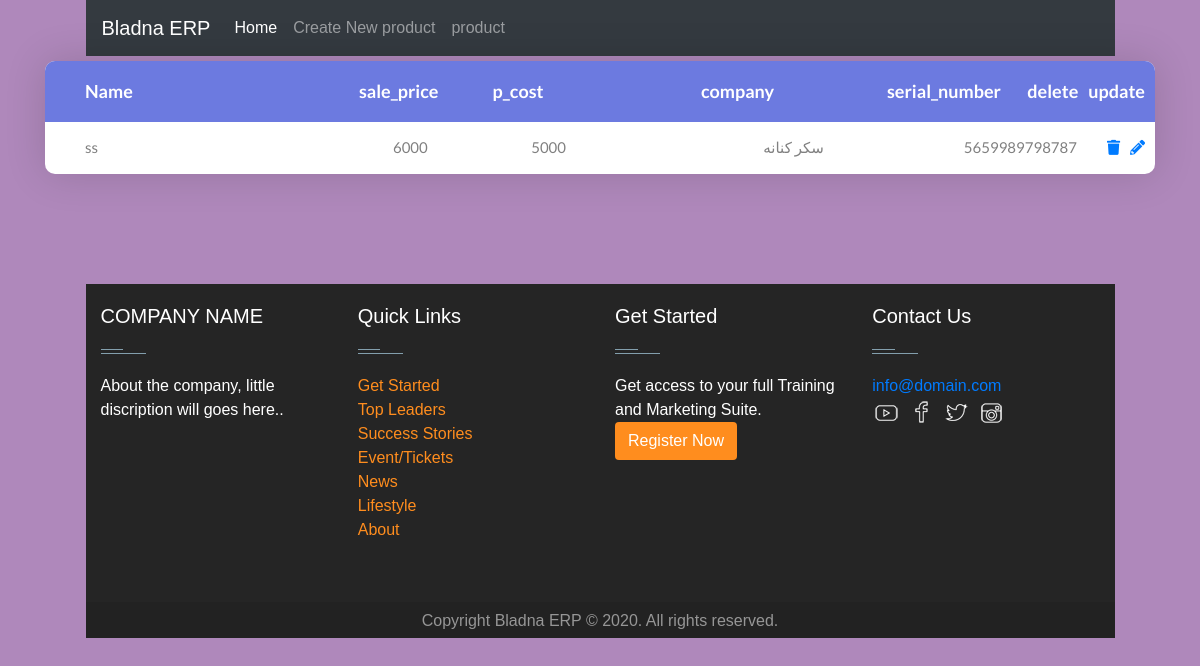
Before: /Product/2/ with the older database file.
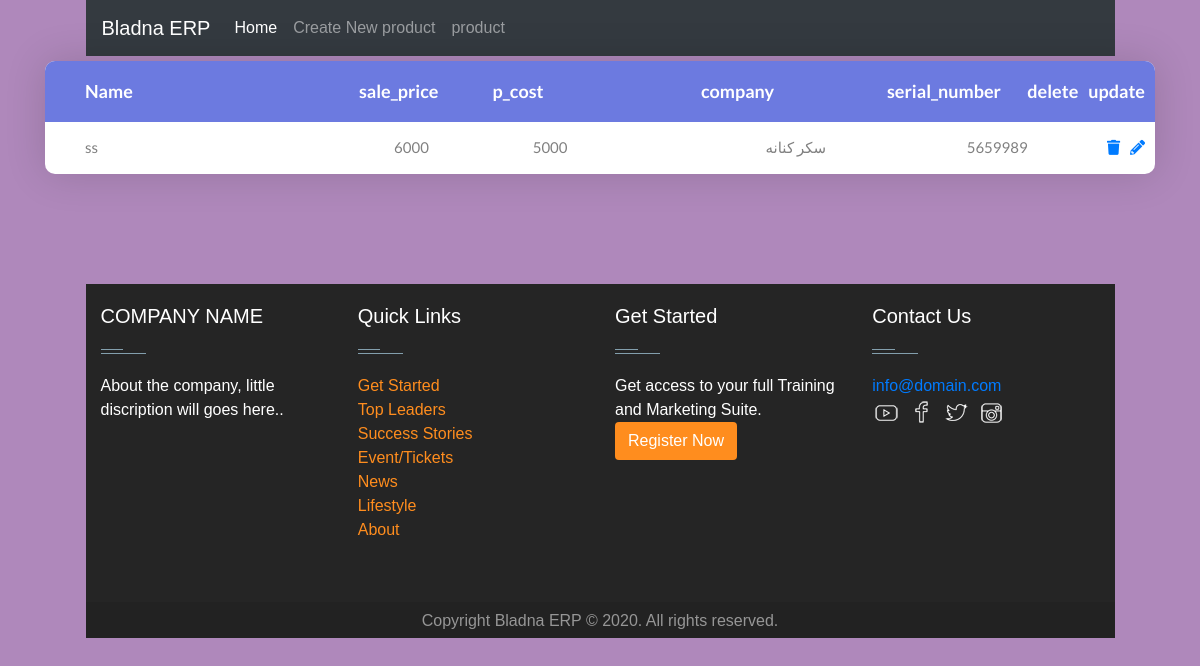
After: the same page with the newer database file.
### Products/models.py (models this page shows, shortened)
class Product(models.Model):
    name = models.CharField("Product Name", max_length=50)
    p_type = models.CharField("Product Type", max_length=50)
    sale_price = models.IntegerField("Sale price")
    p_cost     = models.IntegerField("Product cost")
    serial_number = models.CharField("serial number", max_length=50)
    company       = models.CharField("company production", max_length=50)
    product_created = models.DateField("date create", auto_now=False, auto_now_add=False)
    product_end     = models.DateField("End date", auto_now=False, auto_now_add=False)
    class Meta:
        verbose_name = "Product"
        verbose_name_plural ="products"

### Products/views.py (the view)
# urls.py: path('Product/<int:pk>/', ProductDetailView.as_view(), name='Product-detail'),
class ProductDetailView(DetailView):
    model= Product

### templates/Products/product_detail.html
{% extends 'TableBase/index.html' %}
{% block  navbartitle %}
                    <li class="nav-item active">
                        <a class="nav-link" href="{% url 'home' %}">Home <span class="sr-only">(current)</span></a>
                    </li>
                    <li class="nav-item">
                      <a class="nav-link" href="{% url 'Product-create' %}">Create New product</a>
                    </li>
                    <li class="nav-item">
                        <a class="nav-link" href="{% url 'Product-list' %}">product</a>
                    </li>
{% endblock   %}
{% block thead %}
<th class="cell100 column1">Name</th>
<th class="cell100 column2">sale_price</th>
<th class="cell100 column3">p_cost</th>
<th class="cell100 column4">company</th>
<th class="cell100 column5">serial_number</th>
<th class="cell100 column6">delete</th>
<th class="cell100 column7">update</th>
{% endblock %}
{% block Tbody %}
<tr class="row100 body">
    <td class="cell100 column1">ss</td>
    <td class="cell100 column2">{{object.sale_price}}</td>
    <td class="cell100 column3">{{object.p_cost}}</td>
    <td class="cell100 column4">{{object.company}}</td>
    <td class="cell100 column5">{{object.serial_number}}</td>
    <td class="cell100 column6"><a href="{% url 'Product-delete' object.pk %}" class="fa fa-trash"></a></td>
    <td class="cell100 column6">  <a href="{% url 'Product-update' object.pk %}" class="fa fa-pencil-alt"></a></td>
</tr>
{% endblock  %}

Changed rows visible on the page:
changed Product "سكر كنانه": serial_number "5659989798787" → "5659989"
